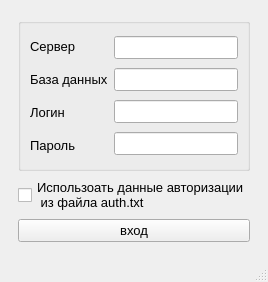
<?xml version="1.0" encoding="UTF-8"?>
<ui version="4.0">
 <class>MainWindow</class>
 <widget class="QMainWindow" name="MainWindow">
  <property name="windowModality">
   <enum>Qt::WindowModal</enum>
  </property>
  <property name="enabled">
   <bool>true</bool>
  </property>
  <property name="geometry">
   <rect>
    <x>0</x>
    <y>0</y>
    <width>266</width>
    <height>282</height>
   </rect>
  </property>
  <property name="font">
   <font>
    <pointsize>10</pointsize>
   </font>
  </property>
  <property name="windowTitle">
   <string>авторизация</string>
  </property>
  <property name="inputMethodHints">
   <set>Qt::ImhNone</set>
  </property>
  <property name="animated">
   <bool>true</bool>
  </property>
  <widget class="QWidget" name="centralwidget">
   <layout class="QGridLayout" name="gridLayout">
    <item row="0" column="0">
     <widget class="QFrame" name="frame">
      <layout class="QGridLayout" name="gridLayout_2">
       <item row="0" column="0">
        <layout class="QVBoxLayout" name="verticalLayout_4">
         <item>
          <widget class="QGroupBox" name="groupBox">
           <layout class="QHBoxLayout" name="horizontalLayout">
            <item>
             <layout class="QVBoxLayout" name="verticalLayout">
              <item>
               <widget class="QLabel" name="label_3">
                <property name="text">
                 <string>Сервер </string>
                </property>
               </widget>
              </item>
              <item>
               <widget class="QLabel" name="label_4">
                <property name="text">
                 <string>База данных</string>
                </property>
               </widget>
              </item>
              <item>
               <widget class="QLabel" name="label">
                <property name="text">
                 <string>Логин  </string>
                </property>
               </widget>
              </item>
              <item>
               <widget class="QLabel" name="label_2">
                <property name="text">
                 <string>Пароль</string>
                </property>
               </widget>
              </item>
             </layout>
            </item>
            <item>
             <layout class="QVBoxLayout" name="verticalLayout_2">
              <item>
               <widget class="QLineEdit" name="host">
                <property name="enabled">
                 <bool>true</bool>
                </property>
                <property name="echoMode">
                 <enum>QLineEdit::Normal</enum>
                </property>
                <property name="dragEnabled">
                 <bool>false</bool>
                </property>
                <property name="readOnly">
                 <bool>false</bool>
                </property>
                <property name="cursorMoveStyle">
                 <enum>Qt::LogicalMoveStyle</enum>
                </property>
                <property name="clearButtonEnabled">
                 <bool>false</bool>
                </property>
               </widget>
              </item>
              <item>
               <widget class="QLineEdit" name="baza">
                <property name="echoMode">
                 <enum>QLineEdit::Normal</enum>
                </property>
               </widget>
              </item>
              <item>
               <widget class="QLineEdit" name="login">
                <property name="enabled">
                 <bool>true</bool>
                </property>
                <property name="text">
                 <string/>
                </property>
               </widget>
              </item>
              <item>
               <widget class="QLineEdit" name="parol">
                <property name="echoMode">
                 <enum>QLineEdit::Password</enum>
                </property>
               </widget>
              </item>
             </layout>
            </item>
           </layout>
          </widget>
         </item>
         <item>
          <layout class="QVBoxLayout" name="verticalLayout_3">
           <item>
            <widget class="QCheckBox" name="checkBox">
             <property name="text">
              <string>Использоать данные авторизации
 из файла auth.txt</string>
             </property>
            </widget>
           </item>
           <item>
            <widget class="QPushButton" name="avtor">
             <property name="enabled">
              <bool>true</bool>
             </property>
             <property name="text">
              <string>вход</string>
             </property>
            </widget>
           </item>
          </layout>
         </item>
        </layout>
       </item>
      </layout>
     </widget>
    </item>
   </layout>
  </widget>
  <widget class="QMenuBar" name="menubar">
   <property name="geometry">
    <rect>
     <x>0</x>
     <y>0</y>
     <width>266</width>
     <height>21</height>
    </rect>
   </property>
  </widget>
  <widget class="QStatusBar" name="statusbar"/>
  <action name="action">
   <property name="checkable">
    <bool>true</bool>
   </property>
   <property name="checked">
    <bool>false</bool>
   </property>
   <property name="icon">
    <iconset>
     <normaloff>icon/setе.png</normaloff>icon/setе.png</iconset>
   </property>
   <property name="text">
    <string>настройки</string>
   </property>
   <property name="iconText">
    <string notr="true">настройки</string>
   </property>
   <property name="toolTip">
    <string>изменения данных входа </string>
   </property>
  </action>
 </widget>
 <resources/>
 <connections/>
</ui>
